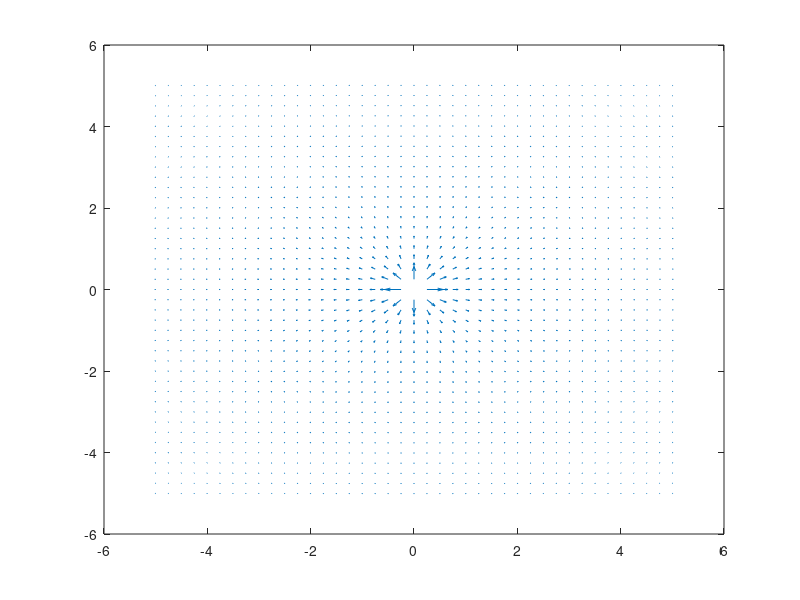
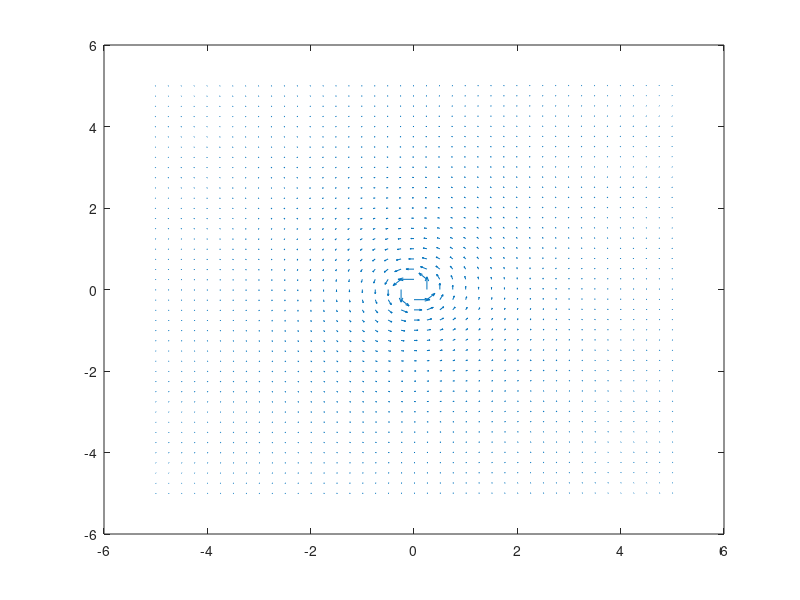
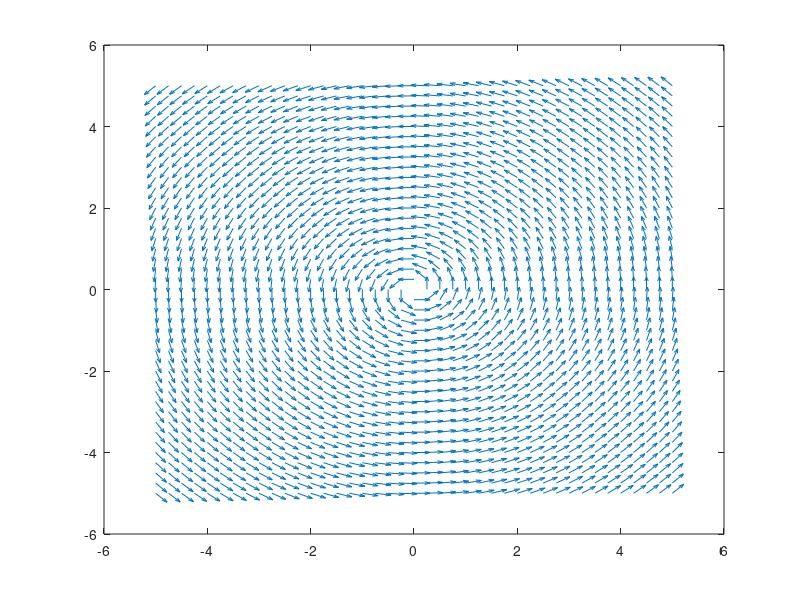

The MATLAB source for these figures, in order:
clear all; close all; 
x = -5:0.25:5;
y = x;
[X Y] = meshgrid(x,y);
Ex = X./(X.^2 + Y.^2);
Ey = Y./(X.^2 + Y.^2);
%%%%%%%%%%%%%%%%%%%%%%%%%%
figure(1);clf;
quiver(X,Y,Ex,Ey)
%%%%%%%%%%%%%%%%%%%%%%%%%%
Bx= -Y./(X.^2 + Y.^2);
By= X./(X.^2 + Y.^2);
figure(2);clf;
quiver(X,Y,Bx,By)
B= sqrt(Bx.^2 + By.^2);
Bxn = Bx./B;
Byn = By./B;
figure(3);clf;
quiver(X,Y,Bxn,Byn)
%%%%%%%%%%%%%%%%%%%%%%%%%% tarea: hacer un dipolo, mostrar grafica del campo electrico
